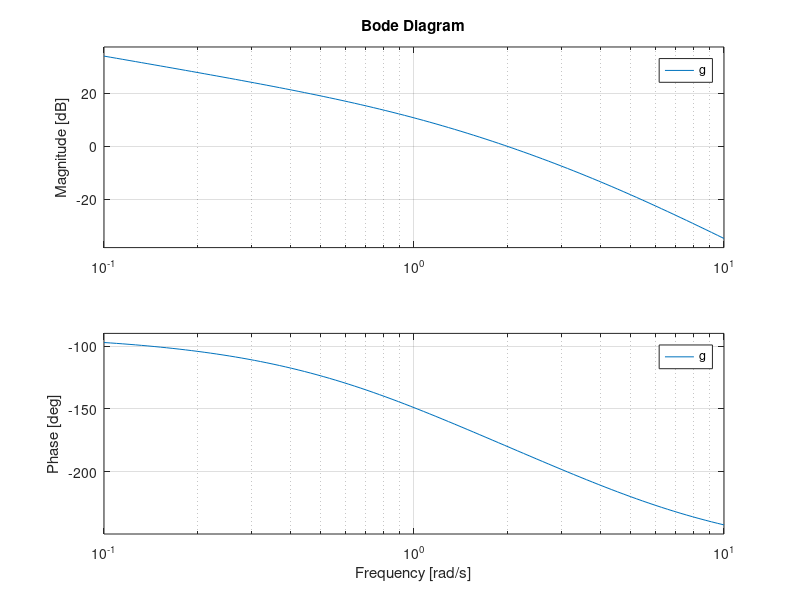

This figure's MATLAB source:
% Frequency Response
% 
% G(s) = 20/s(s+1)(s+4)
% 

% (a) Phase Margin
% (b) Gain Margin
% (c) Phase Cross over frequency
% (d) Gain Cross over frequency
% (e) Maximum resonance
% (f) Resonant frequency

clc
clear all

n = [20]
d = [1 5 4 0]

g = tf(n, d)
omega = logspace(-1, 1, 100)
bode(g, omega)

[gm, pm, pcf, gcf] = margin(g)
gm = 20*log10(gm)

% Resonance and Resonant freq
sys = feedback(g, 1)
w = logspace(-1, 1)
[mag, phase, w] = bode(sys, w)

[mp, k] = max(mag)
resonant_peak = 20*log10(mp)
resonant_freq = w(k)

% Bandwidth
n = 1
while 20*log10(mag(n)) >= -3
    n = n + 1
end

bandwidth = w(n)
